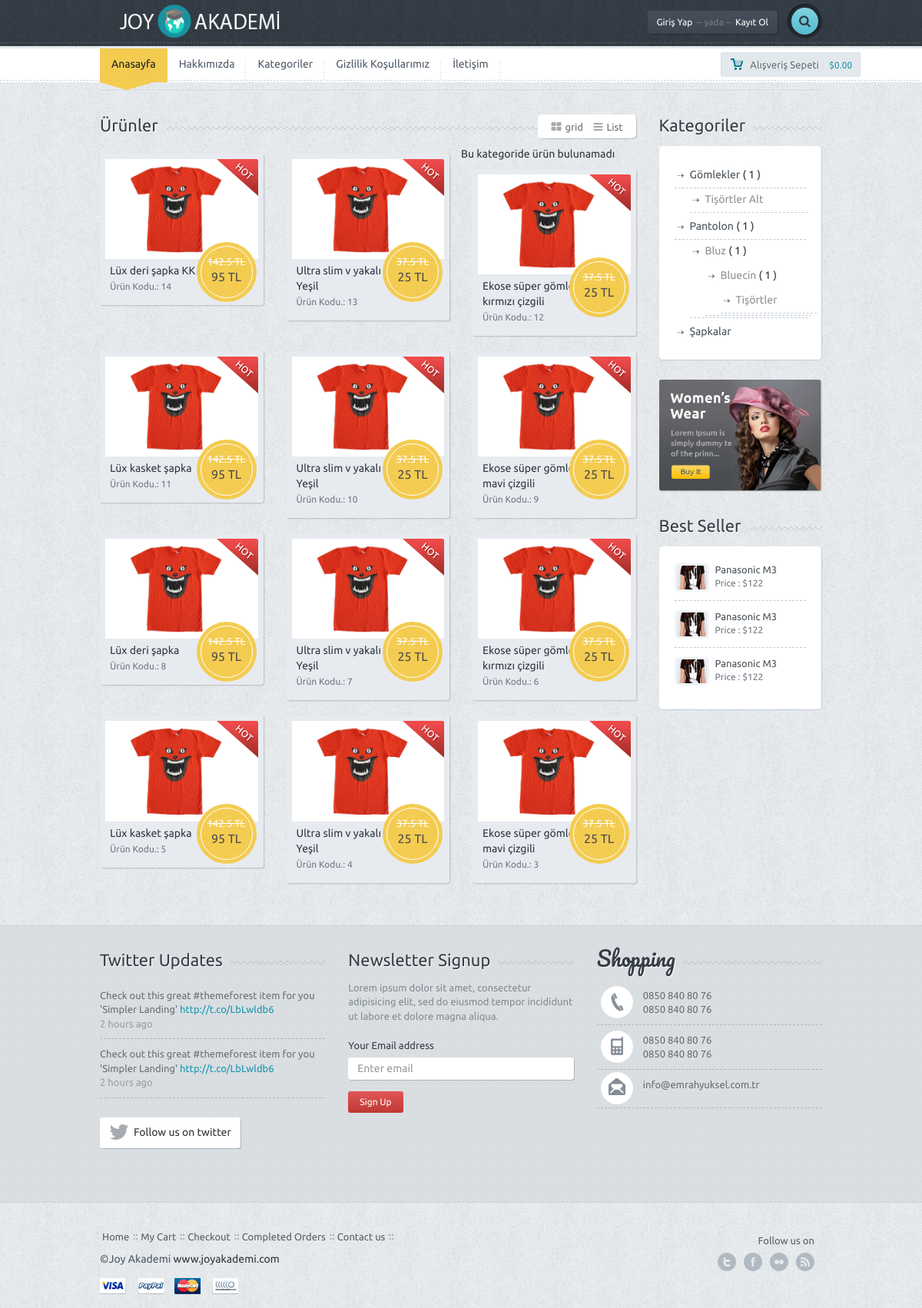
/yed_kategoriler.php, run on the app's committed database.
### tables this page shows
CREATE TABLE `ayar` (
  `ayar_id` int(11) NOT NULL,
  `ayar_logo` varchar(250) NOT NULL,
  `ayar_url` varchar(50) NOT NULL,
  `ayar_title` varchar(250) NOT NULL,
  `ayar_description` varchar(250) NOT NULL,
  `ayar_keywords` varchar(50) NOT NULL,
  `ayar_author` varchar(50) NOT NULL,
  `ayar_tel` varchar(50) NOT NULL,
  `ayar_gsm` varchar(50) NOT NULL,
  `ayar_faks` varchar(50) NOT NULL,
  `ayar_mail` varchar(50) NOT NULL,
  `ayar_ilce` varchar(50) NOT NULL,
  `ayar_il` varchar(50) NOT NULL,
  `ayar_adres` varchar(250) NOT NULL,
  `ayar_mesai` varchar(250) NOT NULL,
  `ayar_maps` varchar(250) NOT NULL,
  `ayar_analystic` varchar(50) NOT NULL,
  `ayar_zopim` varchar(250) NOT NULL,
  `ayar_facebook` varchar(50) NOT NULL,
  `ayar_twitter` varchar(50) NOT NULL,
  `ayar_google` varchar(50) NOT NULL,
  `ayar_youtube` varchar(50) NOT NULL,
  `ayar_smtphost` varchar(50) NOT NULL,
  `ayar_smtpuser` varchar(50) NOT NULL,
  `ayar_smtppassword` varchar(50) NOT NULL,
  `ayar_smtpport` varchar(50) NOT NULL,
  `ayar_bakim` enum('0','1') NOT NULL DEFAULT '1'
);

CREATE TABLE `menu` (
  `menu_id` int(11) NOT NULL,
  `menu_ust` varchar(50) NOT NULL,
  `menu_ad` varchar(100) NOT NULL,
  `menu_detay` text NOT NULL,
  `menu_url` varchar(250) NOT NULL,
  `menu_sira` int(2) NOT NULL,
  `menu_durum` enum('0','1') NOT NULL,
  `menu_seourl` varchar(250) NOT NULL
);

CREATE TABLE `urun` (
  `urun_id` int(11) NOT NULL,
  `kategori_id` int(11) NOT NULL,
  `urun_zaman` timestamp NOT NULL DEFAULT CURRENT_TIMESTAMP,
  `urun_ad` varchar(250) NOT NULL,
  `urun_seourl` varchar(250) NOT NULL,
  `urun_detay` text NOT NULL,
  `urun_fiyat` float(9,2) NOT NULL,
  `urun_video` varchar(50) NOT NULL,
  `urun_keyword` varchar(250) NOT NULL,
  `urun_stok` int(11) NOT NULL,
  `urun_durum` enum('0','1') NOT NULL,
  `urun_onecikar` enum('0','1') NOT NULL DEFAULT '0'
);

CREATE TABLE `kategori` (
  `kategori_id` int(11) NOT NULL,
  `kategori_ad` varchar(100) NOT NULL,
  `kategori_ust` int(2) NOT NULL,
  `kategori_seourl` varchar(250) NOT NULL,
  `kategori_sira` int(2) NOT NULL,
  `kategori_durum` enum('0','1') NOT NULL DEFAULT '1'
);

### nedmin/production/fonksiyon.php (called while the page is built, shortened)
<?php
function seo($str, $options = array())
{
    $str = mb_convert_encoding((string)$str, 'UTF-8', mb_list_encodings());
    $defaults = array(
        'delimiter' => '-',
        'limit' => null,
        'lowercase' => true,
        'replacements' => array(),
        'transliterate' => true
    );
    $options = array_merge($defaults, $options);
    $str = preg_replace(array_keys($options['replacements']), $options['replacements'], $str);
    if ($options['transliterate']) {
        $str = str_replace(array_keys($char_map), $char_map, $str);
    }
    $str = preg_replace('/[^\p{L}\p{Nd}]+/u', $options['delimiter'], $str);
    $str = preg_replace('/(' . preg_quote($options['delimiter'], '/') . '){2,}/', '$1', $str);
    $str = mb_substr($str, 0, ($options['limit'] ? $options['limit'] : mb_strlen($str, 'UTF-8')), 'UTF-8');
    $str = trim($str, $options['delimiter']);
    return $options['lowercase'] ? mb_strtolower($str, 'UTF-8') : $str;
}
?>

### yed_kategoriler.php (the view, shortened to what this page needs)
<?php
include 'header.php';
if (isset($_GET['sef'])) {
	$kategorisor=$db->prepare("SELECT * FROM kategori where kategori_seourl=:seourl");
	$kategorisor->execute(array(
		'seourl' => $_GET['sef']
		));
	$kategoricek=$kategorisor->fetch(PDO::FETCH_ASSOC);
	 $kategori_id=$kategoricek['kategori_id'];
	$urunsor=$db->prepare("SELECT * FROM urun where kategori_id=:kategori_id order by urun_id DESC");
	$urunsor->execute(array(
		'kategori_id' => $kategori_id
		));
	$say=$urunsor->rowCount();
} else {
	$urunsor=$db->prepare("SELECT * FROM urun order by urun_id DESC");
	$urunsor->execute();
}
?>
<div class="container">
	<div class="lines"></div>
</div>
<div class="container">
	<div class="row">
		<div class="col-md-9">
			<div class="title-bg">
				<div class="title">Ürünler</div>
				<div class="title-nav">
					<a href="javascripti:void(0);"><i class="fa fa-th-large"></i>grid</a>
					<a href="javascripti:void(0);"><i class="fa fa-bars"></i>List</a>
				</div>
			</div>
			<div class="row prdct">
				<?php
				if ($say==0) {
					echo "Bu kategoride ürün bulunamadı";
				}
				while($uruncek=$urunsor->fetch(PDO::FETCH_ASSOC)) {
					?>
					<div class="col-md-4">
						<div class="productwrap">
							<div class="pr-img">
								<div class="hot"></div>
								<a href="urun-<?=seo($uruncek["urun_ad"]).'-'.$uruncek["urun_id"]?>"><img src="images\sample-3.jpg" alt="" class="img-responsive"></a>
								<div class="pricetag on-sale"><div class="inner on-sale"><span class="onsale"><span class="oldprice"><?php echo $uruncek['urun_fiyat']*1.50 ?> TL</span><?php echo $uruncek['urun_fiyat'] ?> TL</span></div></div>
							</div>
							<span class="smalltitle"><a href="product.htm"><?php echo $uruncek['urun_ad'] ?></a></span>
							<span class="smalldesc">Ürün Kodu.: <?php echo $uruncek['urun_id'] ?></span>
						</div>
					</div>
					<?php } ?>
				</div>
			</div>
			<?php include 'sidebar.php' ?>
		</div>
		<div class="spacer"></div>
	</div>
	<?php include 'footer.php'; ?>

### header.php (shortened to what this page needs)
<?php
include 'nedmin/netting/baglan.php';
include 'nedmin/production/fonksiyon.php';
$ayarsor=$db->prepare("SELECT * FROM ayar where ayar_id=:id");
$ayarsor->execute(array(
	'id' => 0
	));
$ayarcek=$ayarsor->fetch(PDO::FETCH_ASSOC);
$kullanicisor=$db->prepare("SELECT * FROM kullanici where kullanici_mail=:mail");
$kullanicisor->execute(array(
  'mail' => $_SESSION['userkullanici_mail']
  ));
$say=$kullanicisor->rowCount();
$kullanicicek=$kullanicisor->fetch(PDO::FETCH_ASSOC);
?>
<!DOCTYPE html>
<html lang="en">
<head>
	<link href='font-awesome\css\font-awesome.css' rel="stylesheet" type="text/css">
	<link href="bootstrap\css\bootstrap.min.css" rel="stylesheet">
	<link rel="stylesheet" href="style.css">
	<link rel="stylesheet" href="css\owl.carousel.css">
	<link rel="stylesheet" href="css\owl.transitions.css">
    </head>
    <body>
     <div id="wrapper">
      <div class="header">
       <div class="container">
        <div class="row">
         <div class="col-xs-6 col-md-4 main-logo">
          <a href="index.php"><img width="250" src="<?php echo $ayarcek['ayar_logo'] ?>" alt="Site Logosu" class="logo img-responsive"></a>
        </div>
        <div class="col-md-8">
          <div class="pushright">
           <div class="top">
             <?php
             if (!isset($_SESSION['userkullanici_mail'])) {?>
             <a href="#" id="reg" class="btn btn-default btn-dark">Giriş Yap<span>-- yada --</span>Kayıt Ol</a>
             <?php } else { ?>
             <a href="#"  class="btn btn-default btn-dark">Hoşgeldin<span>--</span><?php echo $kullanicicek['kullanici_adsoyad'] ?></a>
             <?php } ?>
        <div class="srch-wrap">
         <a href="#" id="srch" class="btn btn-default btn-search"><i class="fa fa-search"></i></a>
       </div>
</div>
</div>
</div>
</div>
</div>
<div class="dashed"></div>
</div>
<div class="main-nav">
 <div class="navbar navbar-default navbar-static-top">
  <div class="container">
   <div class="row">
    <div class="col-md-10">
   <div class="navbar-collapse collapse">
    <ul class="nav navbar-nav">
     <li><a href="index.php" class="active">Anasayfa</a><div class="curve"></div></li>
     <?php
     $menusor=$db->prepare("SELECT * FROM menu where menu_durum=:durum order by menu_sira ASC limit 5");
     $menusor->execute(array(
      'durum' => 1
      ));
     while($menucek=$menusor->fetch(PDO::FETCH_ASSOC)) {
       ?>
       <li><a href="
        <?php
        if (!empty($menucek['menu_url'])) {
          echo $menucek['menu_url'];
        } else {
          echo "sayfa-".seo($menucek['menu_ad']);
        }
        ?>
        "><?php echo $menucek['menu_ad'] ?></a></li>
        <?php } ?>
      </ul>
    </div>
  </div>
  <div class="col-md-2 machart">
   <button id="popcart" class="btn btn-default btn-chart btn-sm "><span class="mychart">Alışveriş Sepeti</span>|<span class="allprice">$0.00</span></button>
</div>
</div>
</div>
</div>
	</div>

### sidebar.php (shortened to what this page needs)
<div class="col-md-3">
	<div class="title-bg">
		<div class="title">Kategoriler</div>
	</div>
	<div class="categorybox">
		<ul>
					<?php
			$query = "SELECT * FROM kategori order by kategori_id";
			$goster = $db->prepare($query);
$goster->execute();
 $toplamSatirSayisi = $goster->rowCount();
$tumSonuclar = $goster->fetchAll();
for ($i = 0; $i < $toplamSatirSayisi; $i++) {
	if ($tumSonuclar[$i]['kategori_ust'] == "0") {
		kategori($tumSonuclar[$i]['kategori_id'], $tumSonuclar[$i]['kategori_ad'], $tumSonuclar[$i]['kategori_ust']);
	}
}
function kategori($kategori_id, $kategori_ad, $kategori_ust) {
	global $tumSonuclar;
	global $toplamSatirSayisi;
	$altKategoriSayisi = 0;
	for ($i = 0; $i < $toplamSatirSayisi; $i++) {
		if ($tumSonuclar[$i]['kategori_ust'] == $kategori_id) {
			$altKategoriSayisi++;
		}
	}
	?>
	<li>
		<a href="kategori-<?=seo($kategori_ad) ?>"><?php echo $kategori_ad ?></a>
		<?php
		if ($altKategoriSayisi > 0) {
			echo "( $altKategoriSayisi )";
		}
		?>
	<?php
    if ($altKategoriSayisi > 0) {
    	echo "<ul>";
    	for ($i = 0; $i < $toplamSatirSayisi; $i++) {
    		if ($tumSonuclar[$i]['kategori_ust'] == $kategori_id) {
    			kategori($tumSonuclar[$i]['kategori_id'], $tumSonuclar[$i]['kategori_ad'], $tumSonuclar[$i]['kategori_ust']);
    		}
    	}
    	echo "</ul>";
    }
    ?>
</li>
<?php
}
?>
		</ul>
	</div>
	<div class="ads">
		<a href="product.htm"><img src="images\ads.png" class="img-responsive" alt=""></a>
	</div>
	<div class="title-bg">
		<div class="title">Best Seller</div>
	</div>
	<div class="best-seller">
		<ul>
			<li class="clearfix">
				<a href="#"><img src="images\demo-img.jpg" alt="" class="img-responsive mini"></a>
				<div class="mini-meta">
					<a href="#" class="smalltitle2">Panasonic M3</a>
					<p class="smallprice2">Price : $122</p>
				</div>
			</li>
			<li class="clearfix">
				<a href="#"><img src="images\demo-img.jpg" alt="" class="img-responsive mini"></a>
				<div class="mini-meta">
					<a href="#" class="smalltitle2">Panasonic M3</a>
					<p class="smallprice2">Price : $122</p>
				</div>
			</li>
			<li class="clearfix">
				<a href="#"><img src="images\demo-img.jpg" alt="" class="img-responsive mini"></a>
				<div class="mini-meta">
					<a href="#" class="smalltitle2">Panasonic M3</a>
					<p class="smallprice2">Price : $122</p>
				</div>
			</li>
		</ul>
	</div>
			</div>

### footer.php (shortened to what this page needs)
<div class="f-widget">
		<div class="container">
			<div class="row">
				<div class="col-md-4">
					<div class="title-widget-bg">
						<div class="title-widget">Twitter Updates</div>
					</div>
					<ul class="tweets">
						<li>Check out this great #themeforest item for you
						'Simpler Landing' <a href="#">http://t.co/LbLwldb6 </a>
						<span>2 hours ago</span></li>
						<li class="lastone">Check out this great #themeforest item for you
						'Simpler Landing' <a href="#">http://t.co/LbLwldb6 </a>
						<span>2 hours ago</span></li>
					</ul>
					<a href="#" class="btn btn-default btn-follow"><i class="fa fa-twitter fa-2x"></i><div>Follow us on twitter</div></a>
				</div>
				<div class="col-md-4">
					<div class="title-widget-bg">
						<div class="title-widget">Newsletter Signup</div>
					</div>
					<div class="newsletter">
						<p>
							Lorem ipsum dolor sit amet, consectetur adipisicing elit, sed do eiusmod tempor incididunt ut labore et dolore magna aliqua.
						</p>
						<form role="form">
							<div class="form-group">
								<label>Your Email address</label>
								<input type="email" class="form-control newstler-input" id="exampleInputEmail1" placeholder="Enter email">
								<button class="btn btn-default btn-red btn-sm">Sign Up</button>
							</div>
						</form>
					</div>
				</div>
				<div class="col-md-4">
					<div class="title-widget-bg">
						<div class="title-widget-cursive">Shopping</div>
					</div>
					<ul class="contact-widget">
						<li class="fphone"><?php echo $ayarcek['ayar_tel']; ?> <br> <?php echo $ayarcek['ayar_faks']; ?></li>
						<li class="fmobile"><?php echo $ayarcek['ayar_gsm']; ?><br><?php echo $ayarcek['ayar_gsm']; ?></li>
						<li class="fmail lastone"><?php echo $ayarcek['ayar_mail']; ?></li>
					</ul>
				</div>
			</div>
			<div class="spacer"></div>
		</div>
	</div>
	<div class="footer">
		<div class="container">
			<div class="row">
				<div class="col-md-9">
					<ul class="footermenu">
						<li><a href="index-1.htm">Home</a></li>
						<li><a href="cart.htm">My Cart</a></li>
						<li><a href="checkout.htm">Checkout</a></li>
						<li><a href="order.htm">Completed Orders</a></li>
						<li><a href="contact.htm">Contact us</a></li>
					</ul>
					<div class="f-credit">&copy;<?php echo $ayarcek['ayar_author'] ?> <a href="http://222.joyakademi.com">www.joyakademi.com</a></div>
					<a href=""><div class="payment visa"></div></a>
					<a href=""><div class="payment paypal"></div></a>
					<a href=""><div class="payment mc"></div></a>
					<a href=""><div class="payment nh"></div></a>
				</div>
				<div class="col-md-3">
					<div class="followon">Follow us on</div>
					<div class="fsoc">
						<a href="http://<?php echo $ayarcek['ayar_twitter']; ?>" class="ftwitter">twitter</a>
						<a href="http://<?php echo $ayarcek['ayar_facebook']; ?>" class="ffacebook">facebook</a>
						<a href="http://<?php echo $ayarcek['ayar_youtube']; ?>" class="fflickr">Youtube</a>
						<a href="http://<?php echo $ayarcek['ayar_google']; ?>" class="ffeed">Google</a>
					</div>
					<div class="clearfix"></div>
				</div>
			</div>
		</div>
	</div>
	</div>
  </body>
</html>

### data on the page
ayar: ayar_logo (picture), ayar_tel "0850 840 80 76", ayar_faks "0850 840 80 76", ayar_gsm "0850 840 80 76", ayar_mail "info@emrahyuksel.com.tr", ayar_author "Joy Akademi"
menu: menu_ad "Hakkımızda"
menu: menu_ad "Kategoriler"
menu: menu_ad "Gizlilik Koşullarımız"
menu: menu_ad "İletişim"
urun: $uruncek['urun_fiyat']*1.50 "142.5", urun_fiyat "95", urun_ad "Lüx deri şapka KK", urun_id "14"
urun: $uruncek['urun_fiyat']*1.50 "37.5", urun_fiyat "25", urun_ad "Ultra slim v yakalı tişört Yeşil", urun_id "13"
urun: $uruncek['urun_fiyat']*1.50 "37.5", urun_fiyat "25", urun_ad "Ekose süper gömlek kırmızı çizgili", urun_id "12"
urun: $uruncek['urun_fiyat']*1.50 "142.5", urun_fiyat "95", urun_ad "Lüx kasket şapka", urun_id "11"
urun: $uruncek['urun_fiyat']*1.50 "37.5", urun_fiyat "25", urun_ad "Ultra slim v yakalı tişört Yeşil", urun_id "10"
urun: $uruncek['urun_fiyat']*1.50 "37.5", urun_fiyat "25", urun_ad "Ekose süper gömlek mavi çizgili", urun_id "9"
urun: $uruncek['urun_fiyat']*1.50 "142.5", urun_fiyat "95", urun_ad "Lüx deri şapka", urun_id "8"
urun: $uruncek['urun_fiyat']*1.50 "37.5", urun_fiyat "25", urun_ad "Ultra slim v yakalı tişört Yeşil", urun_id "7"
urun: $uruncek['urun_fiyat']*1.50 "37.5", urun_fiyat "25", urun_ad "Ekose süper gömlek kırmızı çizgili", urun_id "6"
urun: $uruncek['urun_fiyat']*1.50 "142.5", urun_fiyat "95", urun_ad "Lüx kasket şapka", urun_id "5"
urun: $uruncek['urun_fiyat']*1.50 "37.5", urun_fiyat "25", urun_ad "Ultra slim v yakalı tişört Yeşil", urun_id "4"
urun: $uruncek['urun_fiyat']*1.50 "37.5", urun_fiyat "25", urun_ad "Ekose süper gömlek mavi çizgili", urun_id "3"
kategori: kategori_ad "Gömlekler", altKategoriSayisi "1"
kategori: kategori_ad "Tişörtler Alt"
kategori: kategori_ad "Pantolon", altKategoriSayisi "1"
kategori: kategori_ad "Bluz", altKategoriSayisi "1"
kategori: kategori_ad "Bluecin", altKategoriSayisi "1"
kategori: kategori_ad "Tişörtler"
kategori: kategori_ad "Şapkalar"
